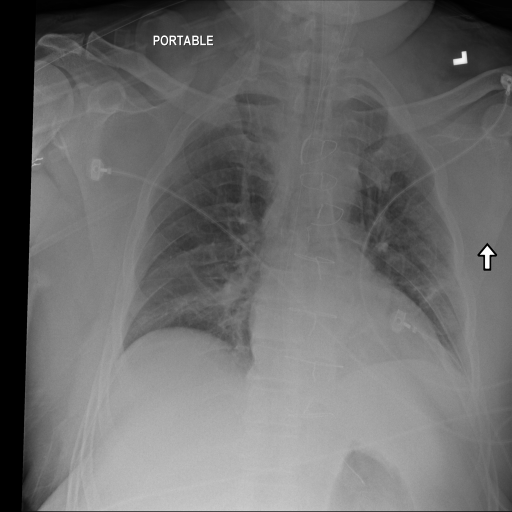
#> input picture code/xray_images/Atelectasis_xray.png, 1024 x 1024 px (shown at 1/2 size)
$ jupyter execute 02_preprocessing.ipynb   (shell and % lines are left out)
#> lines starting #> are read from the running program, lines starting #| are printed output that depends on the picture; after the words box and inside, x2 and y2 are one past the last pixel; in counts of white or black regions, pixels touching at a corner belong together
###   Lung Segmentation of Chest X-rays
#### Preprocess and isolate the lungs. Right now every image includes unnecessary/unimportant stuff — black borders, text, sometimes shoulders or arms etc. Segmenting the lung region first means every feature computed later is actually about the lungs.

[cell 1]
#import required libraries
import pandas as pd
import numpy as np
import seaborn as sns
import matplotlib.pyplot as plt
import cv2
import os
import glob

[cell 2]
#install necessary packages

[cell 3]
# Load one image and look at it raw. Start with one image before looping over
# thousands.

img = cv2.imread('xray_images/Atelectasis_xray.png', cv2.IMREAD_GRAYSCALE)
#> img is the input picture: shape (1024, 1024); min 0, max 255, mean 109
if img is None:
    print("Image could not be loaded")
plt.imshow(img, cmap='gray')
plt.title(f"Shape: {img.shape}")
plt.show()

[cell 4]
# Resize to a consistent size (256x256 is a common, fast choice)

img_resized = cv2.resize(img, (256, 256))
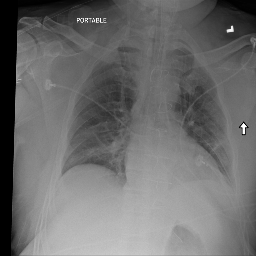
#> img_resized: shape (256, 256); min 0, max 255, mean 109.3

[cell 5]
# Applying Otsu thresholding. Otsu automatically splits the chest xray into 2 regionsroughly
# separates darker lung tissue from the brighter surrounding
# structures/background.

from skimage.filters import threshold_otsu
thresh_val = threshold_otsu(img_resized)
#> thresh_val = 103
binary_mask = img_resized < thresh_val
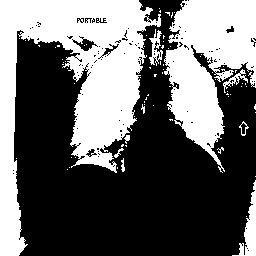
#> binary_mask: shape (256, 256) bool; 40.6% white; 78 white regions (68 under 20 px), largest, box (x1, y1, x2, y2) and area: (0, 0, 161, 256) 16340, (164, 0, 256, 173) 8933, (232, 180, 256, 256) 639

[cell 6]
# Clean up the mask with morphological operations. Raw thresholding is noisy — small holes and
# stray specks. Morphological opening/closing smooths this out.

mask_uint8 = (binary_mask * 255).astype(np.uint8)
kernel = np.ones((5,5), np.uint8)
mask_clean = cv2.morphologyEx(mask_uint8, cv2.MORPH_CLOSE, kernel)
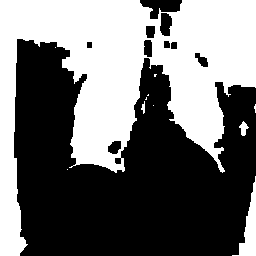
#> mask_clean: shape (256, 256); 44.4% white; 11 white regions (7 under 20 px), largest, box (x1, y1, x2, y2) and area: (0, 0, 256, 256) 28229, (232, 176, 256, 256) 701, (239, 121, 249, 136) 80, (141, 101, 145, 114) 30
mask_clean = cv2.morphologyEx(mask_clean, cv2.MORPH_OPEN, kernel)
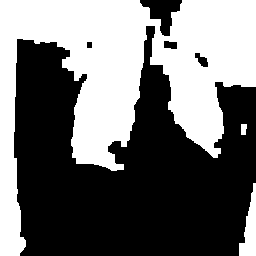
#> mask_clean: shape (256, 256); 43.7% white; 3 white regions, box (x1, y1, x2, y2) and area: (0, 0, 256, 256) 27884, (239, 183, 256, 256) 686, (241, 124, 247, 135) 60

[cell 7]
# Visually check it worked before moving on.

fig, axes = plt.subplots(1, 3, figsize=(12,4))
axes[0].imshow(img_resized, cmap='gray'); axes[0].set_title('Original')
axes[1].imshow(binary_mask, cmap='gray'); axes[1].set_title('Raw threshold')
axes[2].imshow(mask_clean, cmap='gray'); axes[2].set_title('Cleaned/Otsu mask')
plt.show()

[cell 8]
# Apply the mask to isolate just the lung region.
segmented = cv2.bitwise_and(img_resized, img_resized, mask=mask_clean)
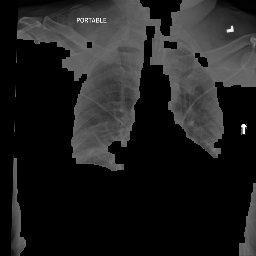
#> segmented: shape (256, 256); min 0, max 255, mean 30.5

[cell 9]
# Wrap it into a function and test on a few images before running on test/train data.
def segment_lungs(img_path, size=(256,256)):
#> called with img_path = 'xray_images/Atelectasis_xray.png', size = (256, 256)
    img = cv2.imread(img_path, cv2.IMREAD_GRAYSCALE)
    if img is None:
        return None,None,None
    img = cv2.resize(img, size)
    thresh_val = threshold_otsu(img)
#> thresh_val = 103
    mask = (img < thresh_val).astype(np.uint8) * 255  # adjust direction if needed
    kernel = np.ones((5,5), np.uint8)
    mask = cv2.morphologyEx(mask, cv2.MORPH_CLOSE, kernel)
    mask = cv2.morphologyEx(mask, cv2.MORPH_OPEN, kernel)
    segmented = cv2.bitwise_and(img, img, mask=mask)
    return img, mask, segmented

[cell 10]
# Get 5 sample image paths. Lets take the xrays of the 5 diseases.
sample_paths =['xray_images/Atelectasis_xray.png','xray_images/Effusion_xray.png','xray_images/Infiltration_xray.png','xray_images/Nodule_xray.png','xray_images/Pneumothorax_xray.png']

# Plot results side-by-side
fig, axes = plt.subplots(len(sample_paths), 3, figsize=(10, 3 * len(sample_paths)))

for i in range(0,5):
    img, mask, segmented = segment_lungs(sample_paths[i])

    # Original Image
    axes[i, 0].imshow(img, cmap="gray")
    axes[i, 0].set_title("Original" if i == 0 else "")
    axes[i, 0].axis("off")

    # Binary Mask
    axes[i, 1].imshow(mask, cmap="gray")
    axes[i, 1].set_title("Otsu Mask" if i == 0 else "")
    axes[i, 1].axis("off")

    # Segmented Output
    axes[i, 2].imshow(segmented, cmap="gray")
    axes[i, 2].set_title("Segmented Lungs" if i == 0 else "")
    axes[i, 2].axis("off")
#> pass 2 of the loop `for i in range(0,5):`:
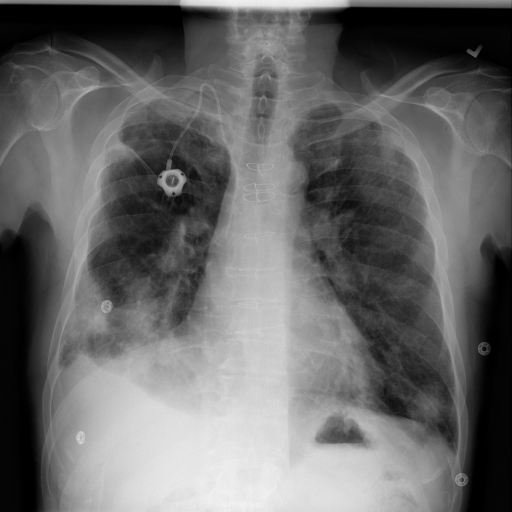
#> input picture code/xray_images/Effusion_xray.png, 1024 x 1024 px (shown at 1/2 size)
#> in segment_lungs, img is the input picture: shape (1024, 1024); min 0, max 246, mean 104.7
#> img: shape (256, 256)
#> in segment_lungs (call 2), `thresh_val = threshold_otsu(img)`: thresh_val = 109
#> in segment_lungs (call 2), `mask = (img < thresh_val).astype(np.uint8) * 255`:
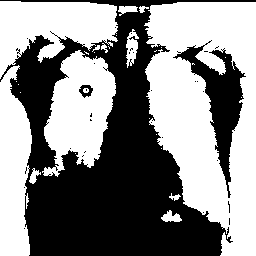
#> mask: shape (256, 256); 53.5% white; 31 black regions (28 under 20 px), largest, box (x1, y1, x2, y2) and area: (0, 0, 256, 256) 27071, (173, 40, 246, 198) 3200, (79, 85, 93, 98) 101
#> in segment_lungs (call 2), `segmented = cv2.bitwise_and(img, img, mask=mask)`:
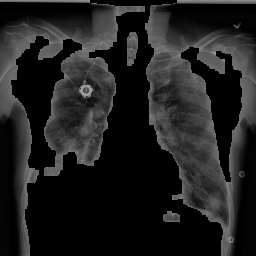
#> segmented: shape (256, 256); min 0, max 167, mean 31.5
#> pass 3 of the loop `for i in range(0,5):`:
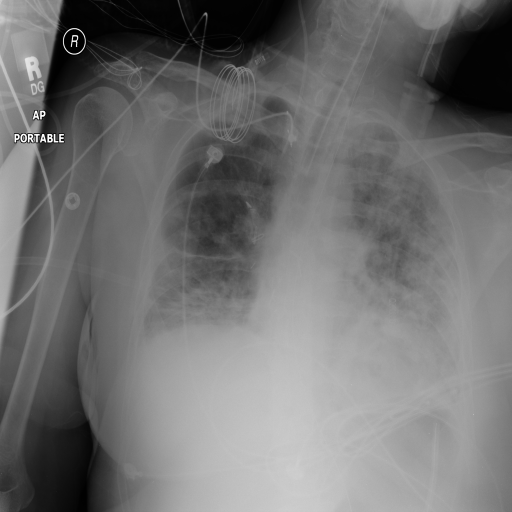
#> input picture code/xray_images/Infiltration_xray.png, 1024 x 1024 px (shown at 1/2 size)
#> in segment_lungs, img is the input picture: shape (1024, 1024); min 0, max 255, mean 113.1
#> img: shape (256, 256)
#> in segment_lungs (call 3), `thresh_val = threshold_otsu(img)`: thresh_val = 104
#> in segment_lungs (call 3), `mask = (img < thresh_val).astype(np.uint8) * 255`:
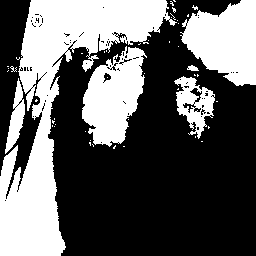
#> mask: shape (256, 256); 38.4% white; 49 white regions (43 under 20 px), largest, box (x1, y1, x2, y2) and area: (0, 0, 177, 256) 14563, (180, 0, 256, 86) 4479, (82, 46, 147, 147) 4012, (174, 76, 215, 139) 1230, (5, 78, 25, 154) 666, (187, 65, 199, 71) 47
#> in segment_lungs (call 3), `segmented = cv2.bitwise_and(img, img, mask=mask)`:
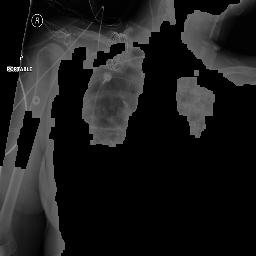
#> segmented: shape (256, 256); min 0, max 255, mean 27
#> the loop made 5 passes; the first 3 are shown

plt.tight_layout()
plt.show()
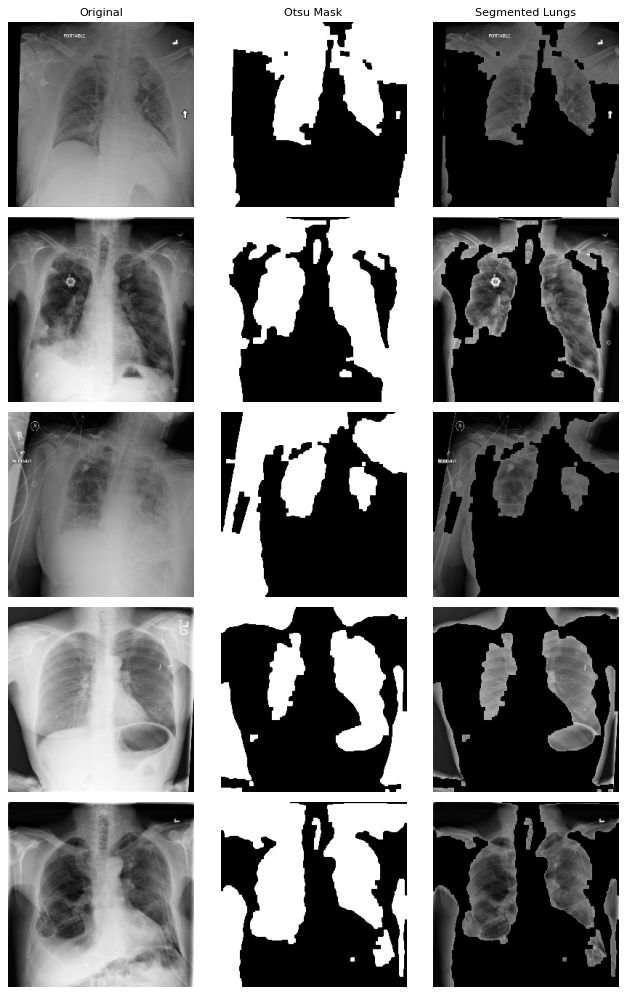
#> figure drawn by matplotlib, 15 panels

[cell 11]
#Note - I have not loaded the train/test data to my GitHub repo as they are way too large
#       and will blow up the repo size


from tqdm import tqdm
# Function to process segmented xrays to an entire folder
def process_and_save_folder(input_dir, output_dir, file_extension="*.png"):
    os.makedirs(output_dir, exist_ok=True)
    image_paths = glob.glob(os.path.join(input_dir, file_extension))

    print(f"Processing {len(image_paths)} images from {input_dir}...")

    for img_path in tqdm(image_paths):
        filename = os.path.basename(img_path)
        save_path = os.path.join(output_dir, filename)

        # Skip if already processed
        if os.path.exists(save_path):
            continue

        _, _, segmented = segment_lungs(img_path)
        if segmented is not None:
            cv2.imwrite(save_path, segmented)

# Run on train/test datasets to create folder segmented_train/segmented_test which store
# the segmented images
process_and_save_folder("Inputs/train", "Outputs/segmented_train")
process_and_save_folder("Inputs/test", "Outputs/segmented_test")
